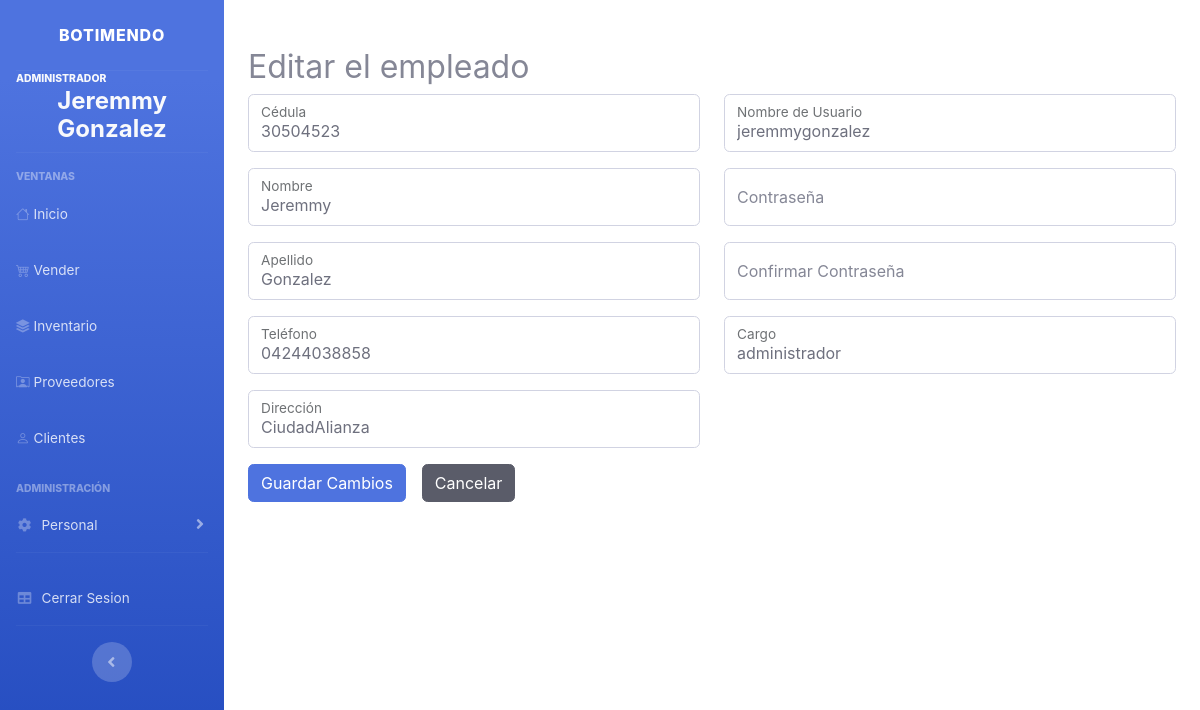
The page /view/usuario/edit.php?id=30504523 (signed in) on the database its author committed.
### tables this page shows
CREATE TABLE `Empleado` (
  `id_empleado` int(11) NOT NULL,
  `usuario` varchar(150) NOT NULL,
  `contrasena` text NOT NULL,
  `fk_usuario` varchar(10) NOT NULL
);

CREATE TABLE `Usuario` (
  `cedula` varchar(10) NOT NULL,
  `nombre` varchar(60) NOT NULL,
  `apellido` varchar(60) NOT NULL,
  `telefono` varchar(14) DEFAULT NULL,
  `direccion` text DEFAULT NULL,
  `fk_rol` int(11) DEFAULT NULL
);

CREATE TABLE `Rol` (
  `id_rol` int(11) NOT NULL,
  `tipo_rol` varchar(120) NOT NULL
);

### Models/Conexion.php (called while the page is built, shortened)
<?php
class Conexion
{
    private static $host = 'localhost';
    private static $dbname = 'botimendo_db';
    private static $user = 'root';
    private static $password = '';
    public static function connect()
    {
        try {
            $conn = new PDO("mysql:host=" . self::$host . ";dbname=" . self::$dbname, self::$user, self::$password);
            $conn->setAttribute(PDO::ATTR_ERRMODE, PDO::ERRMODE_EXCEPTION);
            return $conn;
        } catch (PDOException $e) {
            echo "Conexion fallida: " . $e->getMessage();
            return null;
        }
    }
    public static function query($query, $params = [])
    {
        $conn = self::connect();
        try {
            $stmt = $conn->prepare($query);
            $stmt->execute($params);
            return $stmt->fetchAll(PDO::FETCH_ASSOC);
        } catch (PDOException $e) {
            echo "Query failed: " . $e->getMessage();
            return false;
        }
    }
}

### Models/Usuario.php (called while the page is built, shortened)
<?php
require_once "/opt/lampp/htdocs/tienda_botimendo/Models/Conexion.php";
class Usuario
{
    public static function obtenerEmpleado(array $id_empleado, bool $where = false)
    {
        if ($where) {
            $sql = 'SELECT Usuario.cedula AS id, Empleado.usuario,Usuario.nombre, Usuario.apellido, Usuario.telefono, Usuario.direccion, Rol.tipo_rol FROM Empleado INNER JOIN Usuario ON Empleado.fk_usuario = Usuario.cedula INNER JOIN Rol ON Usuario.fk_rol = Rol.id_rol WHERE Usuario.cedula = ?';
        } else {
            $sql = 'SELECT cedula AS id,nombre, apellido, telefono, direccion FROM Usuario INNER JOIN Rol ON Usuario.fk_rol = Rol.id_rol WHERE Rol.tipo_rol = "administrador" OR Rol.tipo_rol = "empleado" ORDER BY cedula ASC';
        }
        try {
            $respuesta = Conexion::query($sql, $id_empleado);
            return $respuesta;
        } catch (PDOException $e) {
            throw new Exception("Error al mostrar los Clientes<br> " . $e, 1);
        }
    }
}

### Controllers/UsuarioController.php (called while the page is built, shortened)
<?php
require_once '/opt/lampp/htdocs/project-php/Models/Usuario.php';
class UsuarioController
{
    public static function datosEmpleado($id_empleado)
    {
        return Usuario::obtenerEmpleado([$id_empleado], true);
    }
}

### view/usuario/edit.php (the view)
<?php
include_once '/opt/lampp/htdocs/project-php/Controllers/UsuarioController.php';
require_once '/opt/lampp/htdocs/project-php/view/html/header.php';
require_once '/opt/lampp/htdocs/project-php/view/html/nav.php';
$empleado = (UsuarioController::datosEmpleado($_GET['id']));
?>
<div class="container w-100 py-5 d-flex flex-column">
    <h2>Editar el empleado</h2>
    <form action="../../Controllers/UsuarioController.php" method="post" class="row">
        <div class="col">
            <div class="form-floating mb-3">
                <input type="text" class="form-control" name="cedula" id="cedula" value="<?= $empleado[0]['id'] ?>" placeholder="" />
                <label for="cedula">Cédula</label>
            </div>
            <div class="form-floating mb-3">
                <input type="text" class="form-control" name="nombre" id="nombre" value="<?= $empleado[0]['nombre'] ?>" placeholder="" />
                <label for="nombre">Nombre</label>
            </div>
            <div class="form-floating mb-3">
                <input type="text" class="form-control" name="apellido" id="apellido" value="<?= $empleado[0]['apellido'] ?>" placeholder="" />
                <label for="apellido">Apellido</label>
            </div>
            <div class="form-floating mb-3">
                <input type="text" class="form-control" name="telefono" id="telefono" value="<?= $empleado[0]['telefono'] ?>" placeholder="" />
                <label for="telefono">Teléfono</label>
            </div>
            <div class="form-floating mb-3">
                <input type="text" class="form-control" name="direccion" id="direccion" value="<?= $empleado[0]['direccion'] ?>" placeholder="" />
                <label for="direccion">Dirección</label>
            </div>
        </div>
        <div class="col">
            <div class="form-floating mb-3">
                <input type="text" class="form-control" name="username" id="username" value="<?= $empleado[0]['usuario'] ?>" placeholder="">
                <label for="username">Nombre de Usuario</label>
            </div>
            <div class="form-floating mb-3">
                <input type="password" class="form-control" name="password" id="password" value="" placeholder="">
                <label for="password">Contraseña</label>
            </div>
            <div class="form-floating mb-3">
                <input type="password" class="form-control" name="password2" id="password2" value="" placeholder="">
                <label for="password2">Confirmar Contraseña</label>
            </div>
            <div class="form-floating mb-3">
                <input type="text" class="form-control" name="rol" id="rol" value="<?= $empleado[0]['tipo_rol'] ?>">
                <label for="rol">Cargo</label>
            </div>
        </div>
        <div class="d-flex flex-row justify-content-start gap-3">
            <button type="submit" name="accion" value="modificar-usuario" class="btn btn-primary">Guardar Cambios</button>
            <a href="index.php" class="btn btn-dark">Cancelar</a>
        </div>
    </form>
</div>

### rows shown on the page
empleado: cedula "30504523", nombre "Jeremmy", apellido "Gonzalez", telefono "04244038858", direccion "CiudadAlianza", username "jeremmygonzalez", rol "administrador"

### other values the page prints
$_SESSION['rol'] "ADMINISTRADOR"
$_SESSION['nombre'] "Jeremmy"
$_SESSION['apellido'] "Gonzalez"
